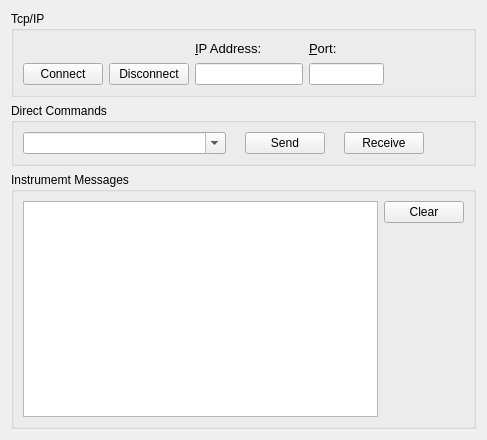
<?xml version="1.0" encoding="UTF-8"?>
<ui version="4.0">
 <class>SetupTab</class>
 <widget class="QWidget" name="SetupTab">
  <property name="geometry">
   <rect>
    <x>0</x>
    <y>0</y>
    <width>487</width>
    <height>440</height>
   </rect>
  </property>
  <property name="windowTitle">
   <string>Form</string>
  </property>
  <layout class="QVBoxLayout" name="verticalLayout_5">
   <item>
    <widget class="QGroupBox" name="tcpIpGBox">
     <property name="sizePolicy">
      <sizepolicy hsizetype="Expanding" vsizetype="Preferred">
       <horstretch>0</horstretch>
       <verstretch>0</verstretch>
      </sizepolicy>
     </property>
     <property name="title">
      <string>Tcp/IP</string>
     </property>
     <layout class="QHBoxLayout" name="horizontalLayout_4">
      <item>
       <layout class="QHBoxLayout" name="horizontalLayout_2">
        <property name="topMargin">
         <number>23</number>
        </property>
        <item>
         <widget class="QPushButton" name="connectBtn">
          <property name="text">
           <string>Connect</string>
          </property>
          <property name="icon">
           <iconset resource="../resources.qrc">
            <normaloff>:/root/images/connected.png</normaloff>:/root/images/connected.png</iconset>
          </property>
         </widget>
        </item>
        <item>
         <widget class="QPushButton" name="disconnectBtn">
          <property name="text">
           <string>Disconnect</string>
          </property>
          <property name="icon">
           <iconset resource="../resources.qrc">
            <normaloff>:/root/images/disconnected.png</normaloff>:/root/images/disconnected.png</iconset>
          </property>
         </widget>
        </item>
       </layout>
      </item>
      <item>
       <layout class="QVBoxLayout" name="verticalLayout_3">
        <property name="bottomMargin">
         <number>0</number>
        </property>
        <item>
         <widget class="QLabel" name="IpAddressLbl">
          <property name="text">
           <string>&lt;html&gt;&lt;head/&gt;&lt;body&gt;&lt;p&gt;&lt;span style=&quot; font-size:10pt;&quot;&gt;&amp;IP Address:&lt;/span&gt;&lt;/p&gt;&lt;/body&gt;&lt;/html&gt;</string>
          </property>
          <property name="buddy">
           <cstring>ipAddressEditLine</cstring>
          </property>
         </widget>
        </item>
        <item>
         <widget class="QLineEdit" name="ipAddressEditLine"/>
        </item>
       </layout>
      </item>
      <item>
       <layout class="QVBoxLayout" name="verticalLayout_4">
        <item>
         <widget class="QLabel" name="portLbl">
          <property name="maximumSize">
           <size>
            <width>75</width>
            <height>16777215</height>
           </size>
          </property>
          <property name="text">
           <string>&lt;html&gt;&lt;head/&gt;&lt;body&gt;&lt;p&gt;&lt;span style=&quot; font-size:10pt;&quot;&gt;&amp;Port:&lt;/span&gt;&lt;/p&gt;&lt;/body&gt;&lt;/html&gt;</string>
          </property>
          <property name="buddy">
           <cstring>portEditLine</cstring>
          </property>
         </widget>
        </item>
        <item>
         <widget class="QLineEdit" name="portEditLine">
          <property name="maximumSize">
           <size>
            <width>75</width>
            <height>16777215</height>
           </size>
          </property>
         </widget>
        </item>
       </layout>
      </item>
      <item>
       <spacer name="horizontalSpacer">
        <property name="orientation">
         <enum>Qt::Horizontal</enum>
        </property>
        <property name="sizeHint" stdset="0">
         <size>
          <width>40</width>
          <height>20</height>
         </size>
        </property>
       </spacer>
      </item>
     </layout>
    </widget>
   </item>
   <item>
    <widget class="QGroupBox" name="directCommandsGBox">
     <property name="sizePolicy">
      <sizepolicy hsizetype="Expanding" vsizetype="Preferred">
       <horstretch>0</horstretch>
       <verstretch>0</verstretch>
      </sizepolicy>
     </property>
     <property name="title">
      <string>Direct Commands</string>
     </property>
     <layout class="QVBoxLayout" name="verticalLayout">
      <item>
       <layout class="QHBoxLayout" name="horizontalLayout">
        <item>
         <widget class="QComboBox" name="commandsCBox">
          <property name="sizePolicy">
           <sizepolicy hsizetype="Expanding" vsizetype="Fixed">
            <horstretch>0</horstretch>
            <verstretch>0</verstretch>
           </sizepolicy>
          </property>
          <property name="editable">
           <bool>true</bool>
          </property>
         </widget>
        </item>
        <item>
         <spacer name="horizontalSpacer_3">
          <property name="orientation">
           <enum>Qt::Horizontal</enum>
          </property>
          <property name="sizeType">
           <enum>QSizePolicy::Minimum</enum>
          </property>
          <property name="sizeHint" stdset="0">
           <size>
            <width>13</width>
            <height>20</height>
           </size>
          </property>
         </spacer>
        </item>
        <item>
         <widget class="QPushButton" name="sendBtn">
          <property name="text">
           <string>Send</string>
          </property>
          <property name="icon">
           <iconset resource="../resources.qrc">
            <normaloff>:/root/images/send.png</normaloff>:/root/images/send.png</iconset>
          </property>
         </widget>
        </item>
        <item>
         <spacer name="horizontalSpacer_2">
          <property name="orientation">
           <enum>Qt::Horizontal</enum>
          </property>
          <property name="sizeType">
           <enum>QSizePolicy::Minimum</enum>
          </property>
          <property name="sizeHint" stdset="0">
           <size>
            <width>13</width>
            <height>20</height>
           </size>
          </property>
         </spacer>
        </item>
        <item>
         <widget class="QPushButton" name="receiveBtn">
          <property name="text">
           <string>Receive</string>
          </property>
          <property name="icon">
           <iconset resource="../resources.qrc">
            <normaloff>:/root/images/receive.png</normaloff>:/root/images/receive.png</iconset>
          </property>
         </widget>
        </item>
        <item>
         <spacer name="horizontalSpacer_4">
          <property name="orientation">
           <enum>Qt::Horizontal</enum>
          </property>
          <property name="sizeType">
           <enum>QSizePolicy::Fixed</enum>
          </property>
          <property name="sizeHint" stdset="0">
           <size>
            <width>40</width>
            <height>20</height>
           </size>
          </property>
         </spacer>
        </item>
       </layout>
      </item>
     </layout>
    </widget>
   </item>
   <item>
    <widget class="QGroupBox" name="groupBox">
     <property name="title">
      <string>Instrumemt Messages</string>
     </property>
     <layout class="QVBoxLayout" name="verticalLayout_2">
      <item>
       <layout class="QHBoxLayout" name="horizontalLayout_3">
        <item>
         <widget class="QTextEdit" name="instrumentMessagesTxtEditor"/>
        </item>
        <item alignment="Qt::AlignTop">
         <widget class="QPushButton" name="clearBtn">
          <property name="text">
           <string>Clear</string>
          </property>
          <property name="icon">
           <iconset resource="../resources.qrc">
            <normaloff>:/root/images/clear.png</normaloff>:/root/images/clear.png</iconset>
          </property>
         </widget>
        </item>
       </layout>
      </item>
     </layout>
    </widget>
   </item>
  </layout>
 </widget>
 <tabstops>
  <tabstop>connectBtn</tabstop>
  <tabstop>disconnectBtn</tabstop>
  <tabstop>ipAddressEditLine</tabstop>
  <tabstop>portEditLine</tabstop>
  <tabstop>commandsCBox</tabstop>
  <tabstop>sendBtn</tabstop>
  <tabstop>receiveBtn</tabstop>
  <tabstop>instrumentMessagesTxtEditor</tabstop>
  <tabstop>clearBtn</tabstop>
 </tabstops>
 <resources>
  <include location="../resources.qrc"/>
 </resources>
 <connections/>
</ui>
